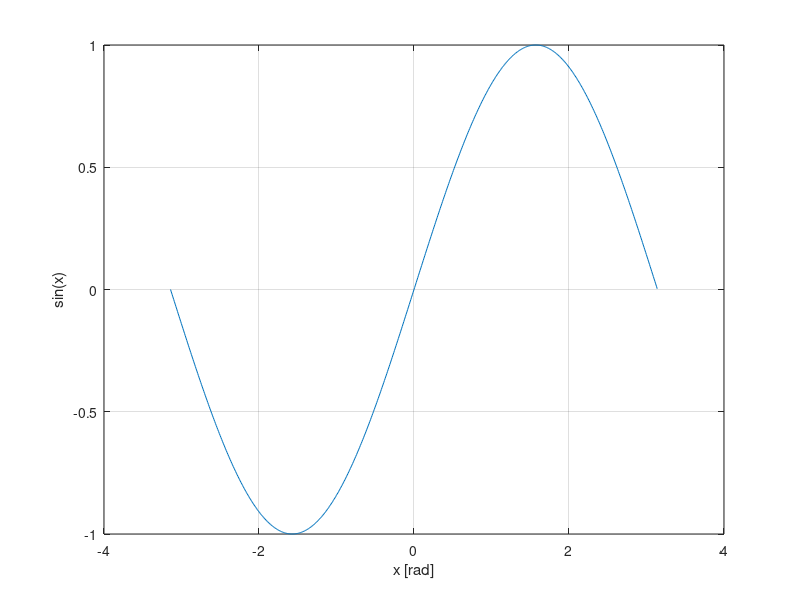

MATLAB code to generate this figure:
% Hello world example for Lecture 2 --- ECE Fall 2022
close all; % closes all open windows
clear all; % deletes the workspace

% From the help in Matlab sine function we test the following code:

% define the range for the argument of the sine function
% creates (row) vector x from -pi to pi w/ data points separated by 0.01
x = -pi:0.01:pi; 

% check size of x
size(x)

% Plot sine vs x 
plot(x,sin(x))          % plots sin(x) vs x
grid on                 % turns grid on
xlabel('x [rad]')       % labels x axis
ylabel('sin(x)')        % labels y axis